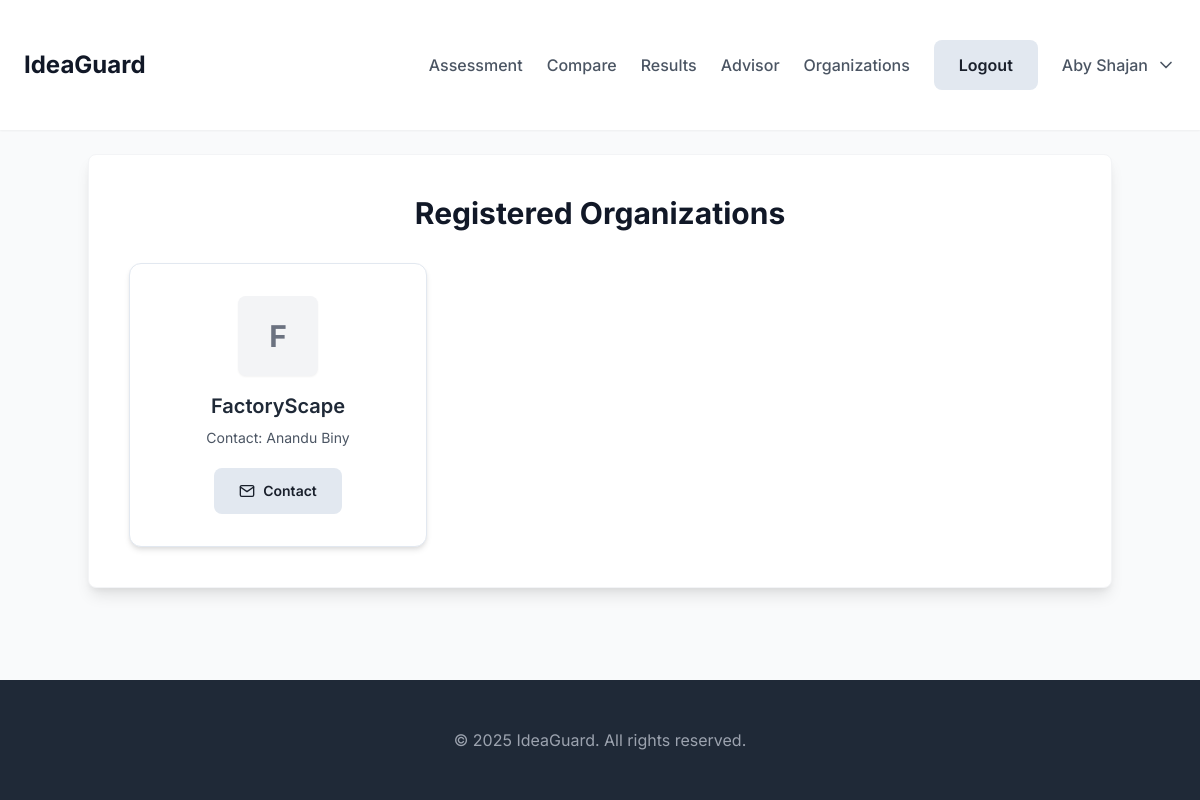
Page /organizations (signed in) on the committed database.
### tables this page shows
CREATE TABLE users (
            id INTEGER PRIMARY KEY AUTOINCREMENT,
            first_name TEXT NOT NULL,
            last_name TEXT NOT NULL,
            email TEXT UNIQUE NOT NULL,
            password_hash TEXT NOT NULL,
            company TEXT,
            job_title TEXT,
            registered_at TIMESTAMP DEFAULT CURRENT_TIMESTAMP
        );

CREATE TABLE organizations (
            id INTEGER PRIMARY KEY AUTOINCREMENT,
            user_id INTEGER NOT NULL UNIQUE, -- User who registered/owns this organization
            name TEXT NOT NULL UNIQUE,
            email TEXT NOT NULL,
            contact_person TEXT,
            logo_url TEXT, -- Optional URL for logo
            created_at TIMESTAMP DEFAULT CURRENT_TIMESTAMP,
            FOREIGN KEY (user_id) REFERENCES users (id)
        );

### app.py (the view)
@app.route('/organizations', methods=['GET'])
@login_required
def organizations_list():
    conn = get_db_connection()
    user = conn.execute('SELECT * FROM users WHERE id = ?', (session['user_id'],)).fetchone() # For base.html
    organizations = conn.execute('SELECT * FROM organizations ORDER BY name ASC').fetchall()
    return render_template('organizations_list.html', user=user, organizations=organizations)

### app.py (called while the page is built)
def get_db_connection():
    if 'db' not in g:
        g.db = sqlite3.connect(DATABASE)
        g.db.row_factory = sqlite3.Row # This allows accessing columns by name
    return g.db

def login_required(f):
    @wraps(f)
    def decorated_function(*args, **kwargs):
        if 'user_id' not in session:
            return redirect(url_for('login'))
        conn = get_db_connection()
        org_check = conn.execute('SELECT id FROM organizations WHERE user_id = ?', (session['user_id'],)).fetchone()
        if org_check:
            flash('Organizations cannot access the dashboard. Your information is available for users to contact you.', 'info')
            return redirect(url_for('login'))
        return f(*args, **kwargs)
    return decorated_function

### templates/organizations_list.html (shortened to what this page needs)
{% extends "base.html" %}
{% block content %}
<div class="max-w-5xl mx-auto bg-white p-10 rounded-lg shadow-lg border border-gray-100">
    <h2 class="text-3xl font-bold text-gray-900 mb-8 text-center">Registered Organizations</h2>
    {% if organizations %}
    <div class="grid grid-cols-1 md:grid-cols-2 lg:grid-cols-3 gap-6">
        {% for org in organizations %}
        <div class="card p-6 flex flex-col items-center text-center">
            {% if org.logo_url %}
            <img src="{{ org.logo_url }}" alt="{{ org.name }} Logo" class="mb-4 h-20 w-auto object-contain rounded-lg shadow-sm">
            {% else %}
            <div class="mb-4 h-20 w-20 flex items-center justify-center bg-gray-100 text-gray-500 text-3xl font-bold rounded-lg shadow-sm">
                {{ org.name[0] | upper }}
            </div>
            {% endif %}
            <h3 class="text-xl font-semibold text-gray-800 mb-2">{{ org.name }}</h3>
            {% if org.contact_person %}
            <p class="text-gray-600 text-sm mb-1">Contact: {{ org.contact_person }}</p>
            {% endif %}
            <a href="https://mail.google.com/mail/?view=cm&fs=1&to={{ org.email }}&su=Funding%20Request%20-%20IdeaGuard%20Risk%20Assessment%20Project&body=Dear%20{{ org.name }}%20Team%2C%0A%0AI%20hope%20this%20email%20finds%20you%20well.%20I%20am%20reaching%20out%20regarding%20a%20funding%20opportunity%20for%20my%20startup%20project.%0A%0AI%20have%20recently%20conducted%20a%20comprehensive%20risk%20assessment%20using%20IdeaGuard%2C%20a%20smart%20risk%20assessment%20solution%20for%20first-time%20entrepreneurs.%20My%20project%20received%20a%20risk%20score%20of%20%5BINSERT%20YOUR%20RISK%20SCORE%20HERE%5D%25%20on%20their%20platform%2C%20which%20indicates%20%5BLOW%2FMEDIUM%2FHIGH%5D%20risk%20level.%0A%0AProject%20Details%3A%0A-%20Project%20Name%3A%20%5BINSERT%20PROJECT%20NAME%5D%0A-%20Industry%3A%20%5BINSERT%20INDUSTRY%5D%0A-%20Budget%20Required%3A%20%5BINSERT%20BUDGET%5D%0A-%20Expected%20Timeline%3A%20%5BINSERT%20TIMELINE%5D%0A%0ABased%20on%20the%20risk%20assessment%20results%20and%20our%20business%20plan%2C%20I%20believe%20this%20project%20has%20strong%20potential%20for%20success.%20We%20are%20seeking%20financial%20support%20or%20investment%20to%20help%20us%20bring%20this%20idea%20to%20market.%0A%0AI%20would%20appreciate%20the%20opportunity%20to%20discuss%20this%20further%20and%20explore%20potential%20partnership%20opportunities.%0A%0AThank%20you%20for%20your%20consideration.%0A%0ABest%20regards%2C%0A%5BYour%20Name%5D%0A%5BYour%20Contact%20Information%5D" target="_blank" class="btn-secondary mt-4 inline-flex items-center text-sm px-4 py-2">
                <svg class="icon w-4 h-4 mr-2" xmlns="http://www.w3.org/2000/svg" viewBox="0 0 24 24" fill="none" stroke="currentColor" stroke-width="2" stroke-linecap="round" stroke-linejoin="round">
                    <path d="M4 4h16c1.1 0 2 .9 2 2v12c0 1.1-.9 2-2 2H4c-1.1 0-2-.9-2-2V6c0-1.1.9-2 2-2z"/>
                    <polyline points="22,6 12,13 2,6"/>
                </svg>
                Contact
            </a>
        </div>
        {% endfor %}
    </div>
    {% else %}
    <div class="text-center text-gray-600 py-8">
        <p class="text-xl mb-4">No organizations have been registered yet.</p>
        <p>Be the first to <a href="{{ url_for('register') }}" class="font-medium text-red-600 hover:text-red-700">register your organization</a>!</p>
    </div>
    {% endif %}
</div>
{% endblock %}

### templates/base.html (shortened to what this page needs)
<!DOCTYPE html>
<html lang="en">
<head>
    <link href="https://cdn.jsdelivr.net/npm/tailwindcss@2.2.19/dist/tailwind.min.css" rel="stylesheet">
</head>
<body class="bg-gray-50 min-h-screen flex flex-col">
    <header class="bg-white shadow-sm py-4">
        <div class="container flex justify-between items-center">
            <a href="{{ url_for('index') }}" class="text-2xl font-bold text-gray-900">IdeaGuard</a>
            <nav class="flex items-center space-x-6">
                <a href="{{ url_for('assessment') }}" class="text-gray-600 hover:text-gray-900 font-medium">Assessment</a>
                <a href="{{ url_for('compare') }}" class="text-gray-600 hover:text-gray-900 font-medium">Compare</a>
                <a href="{{ url_for('results') }}" class="text-gray-600 hover:text-gray-900 font-medium">Results</a>
                <a href="{{ url_for('advisor') }}" class="text-gray-600 hover:text-gray-900 font-medium">Advisor</a>
                {% if user %}
                    <a href="{{ url_for('organizations_list') }}" class="text-gray-600 hover:text-gray-900 font-medium">Organizations</a>
                    <a href="{{ url_for('logout') }}" class="btn-secondary ml-2">Logout</a>
                    <div class="relative group">
                        <button class="flex items-center space-x-2 text-gray-600 hover:text-gray-900 focus:outline-none">
                            <span class="font-medium">{{ user.first_name }} {{ user.last_name }}</span>
                            <svg class="icon w-5 h-5" xmlns="http://www.w3.org/2000/svg" viewBox="0 0 24 24" fill="none" stroke="currentColor" stroke-width="2" stroke-linecap="round" stroke-linejoin="round">
                                <path d="M6 9l6 6 6-6"/>
                            </svg>
                        </button>
                    </div>
                {% else %}
                    <a href="{{ url_for('login') }}" class="btn-secondary">Login</a>
                    <a href="{{ url_for('register') }}" class="btn-primary">Sign Up</a>
                {% endif %}
            </nav>
        </div>
    </header>
    <main class="flex-grow container py-10">
        {% block content %}{% endblock %}
    </main>
    <footer class="bg-gray-800 text-white py-6 mt-auto">
        <div class="container text-center text-gray-400">
        </div>
    </footer>
</body>
</html>

### templates/base.html (style rules this page uses)
body { font-family: 'Inter', sans-serif; background-color: #f9fafb; }
.container { max-width: 1200px; margin: 0 auto; padding: 1.5rem; }
.card { background-color: white; border-radius: 0.75rem; box-shadow: 0 4px 6px -1px rgba(0, 0, 0, 0.1), 0 2px 4px -1px rgba(0, 0, 0, 0.06); border: 1px solid #e2e8f0; padding: 2rem; }
.btn-secondary { display: inline-flex; align-items: center; justify-content: center; padding: 0.75rem 1.5rem; border-radius: 0.5rem; font-weight: 600; transition: all 0.2s ease-in-out; cursor: pointer; background-color: #e2e8f0; color: #1a202c; border: 1px solid transparent; }

### rows in the picture
users: first_name "Aby", last_name "Shajan"
organizations: name "F", name "FactoryScape", contact_person "Anandu Biny"
